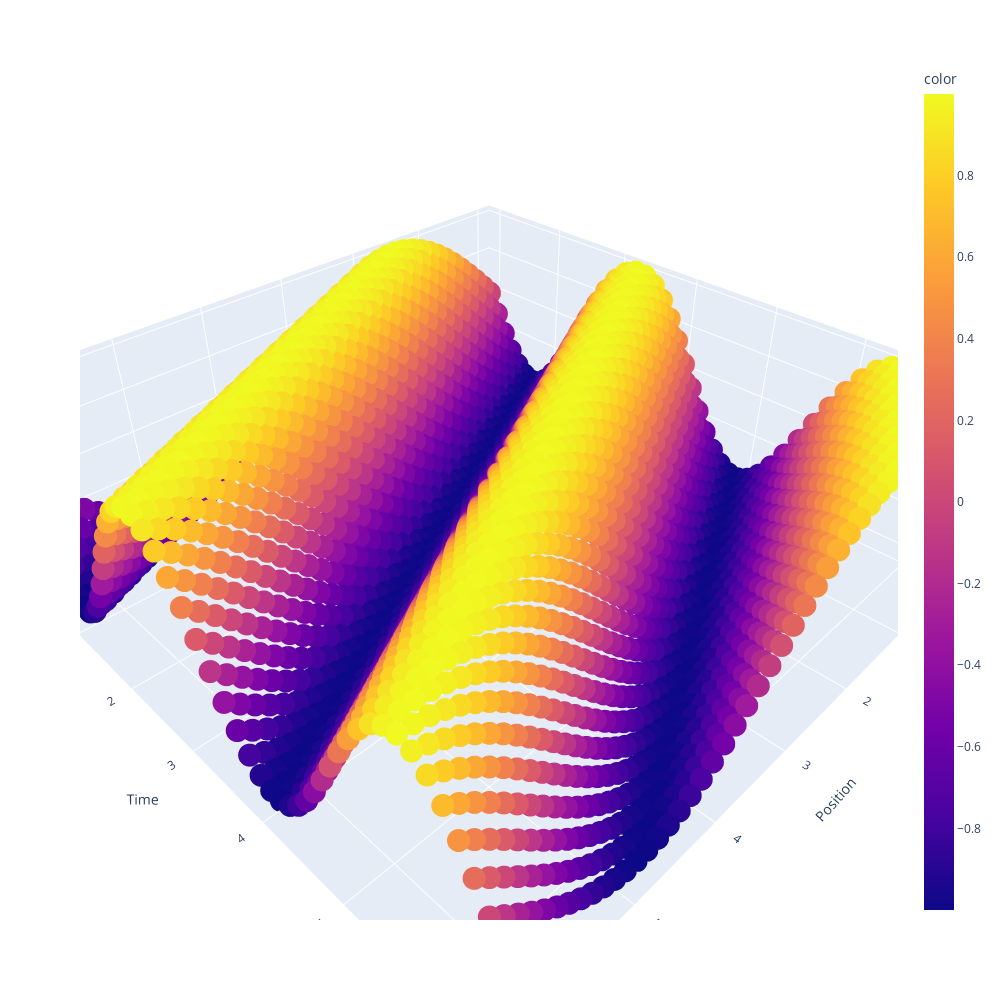

The cell this chart's notebook holds for it:
### Code cell
wave_x_t(A=1, k = 1.0, omega=2, phi=0)

### Figure 1 — Plotly figure (JSON) as saved in the notebook; plotly's stock layout.template omitted (floating-point values rounded to 4 significant figures; data arrays with more than 128 entries replaced by an {"elided": "..."} marker saying what was removed)
{"data": [{"hovertemplate": "Position=%{x}<br>Time=%{y}<br>Amplitude=%{z}<br>color=%{marker.color}<extra></extra>", "legendgroup": "", "marker": {"color": {"elided": "2500 float values"}, "coloraxis": "coloraxis", "symbol": "circle"}, "mode": "markers", "name": "", "scene": "scene", "showlegend": false, "type": "scatter3d", "x": {"elided": "2500 float values"}, "y": {"elided": "2500 float values"}, "z": {"elided": "2500 float values"}}], "layout": {"coloraxis": {"colorbar": {"title": {"text": "color"}}, "colorscale": [[0, "#0d0887"], [0.1111, "#46039f"], [0.2222, "#7201a8"], [0.3333, "#9c179e"], [0.4444, "#bd3786"], [0.5556, "#d8576b"], [0.6667, "#ed7953"], [0.7778, "#fb9f3a"], [0.8889, "#fdca26"], [1, "#f0f921"]]}, "height": 1000, "legend": {"tracegroupgap": 0}, "margin": {"t": 60}, "scene": {"domain": {"x": [0, 1], "y": [0, 1]}, "xaxis": {"title": {"text": "Position"}}, "yaxis": {"title": {"text": "Time"}}, "zaxis": {"title": {"text": "Amplitude"}}}, "width": 1000}}
